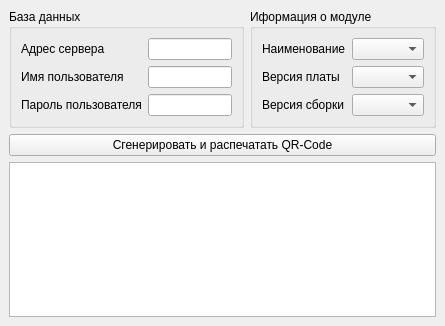
<?xml version="1.0" encoding="UTF-8"?>
<ui version="4.0">
 <class>PrintQR</class>
 <widget class="QMainWindow" name="PrintQR">
  <property name="geometry">
   <rect>
    <x>0</x>
    <y>0</y>
    <width>445</width>
    <height>326</height>
   </rect>
  </property>
  <property name="windowTitle">
   <string>MainWindow</string>
  </property>
  <property name="autoFillBackground">
   <bool>false</bool>
  </property>
  <widget class="QWidget" name="centralwidget">
   <layout class="QGridLayout" name="gridLayout">
    <item row="0" column="0">
     <widget class="QGroupBox" name="groupBox">
      <property name="title">
       <string>База данных</string>
      </property>
      <layout class="QFormLayout" name="formLayout">
       <item row="0" column="0">
        <widget class="QLabel" name="label">
         <property name="text">
          <string>Адрес сервера</string>
         </property>
        </widget>
       </item>
       <item row="0" column="1">
        <widget class="QLineEdit" name="host">
         <property name="text">
          <string/>
         </property>
        </widget>
       </item>
       <item row="1" column="0">
        <widget class="QLabel" name="label_2">
         <property name="text">
          <string>Имя пользователя</string>
         </property>
        </widget>
       </item>
       <item row="1" column="1">
        <widget class="QLineEdit" name="input_user"/>
       </item>
       <item row="2" column="0">
        <widget class="QLabel" name="label_3">
         <property name="text">
          <string>Пароль пользователя</string>
         </property>
        </widget>
       </item>
       <item row="2" column="1">
        <widget class="QLineEdit" name="input_pass"/>
       </item>
      </layout>
     </widget>
    </item>
    <item row="0" column="1">
     <widget class="QGroupBox" name="groupBox_2">
      <property name="title">
       <string>Иформация о модуле</string>
      </property>
      <layout class="QFormLayout" name="formLayout_2">
       <item row="0" column="0">
        <widget class="QLabel" name="label_4">
         <property name="text">
          <string>Наименование</string>
         </property>
        </widget>
       </item>
       <item row="0" column="1">
        <widget class="QComboBox" name="module_name"/>
       </item>
       <item row="1" column="0">
        <widget class="QLabel" name="label_5">
         <property name="text">
          <string>Версия платы</string>
         </property>
        </widget>
       </item>
       <item row="1" column="1">
        <widget class="QComboBox" name="board_ver"/>
       </item>
       <item row="2" column="0">
        <widget class="QLabel" name="label_6">
         <property name="text">
          <string>Версия сборки</string>
         </property>
        </widget>
       </item>
       <item row="2" column="1">
        <widget class="QComboBox" name="build_ver"/>
       </item>
      </layout>
     </widget>
    </item>
    <item row="1" column="0" colspan="2">
     <widget class="QPushButton" name="pushButton">
      <property name="text">
       <string>Сгенерировать и распечатать QR-Code</string>
      </property>
     </widget>
    </item>
    <item row="2" column="0" colspan="2">
     <widget class="QListView" name="listView"/>
    </item>
   </layout>
  </widget>
 </widget>
 <resources/>
 <connections/>
</ui>
